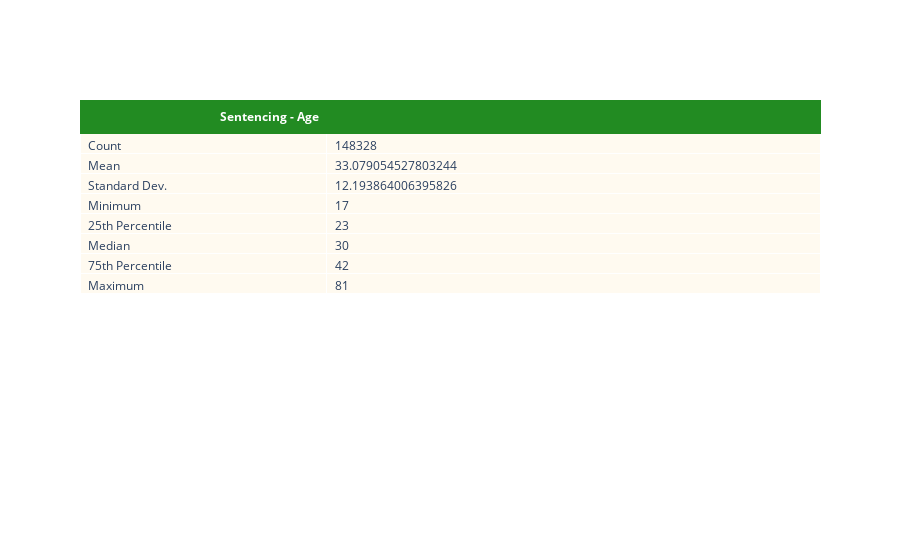
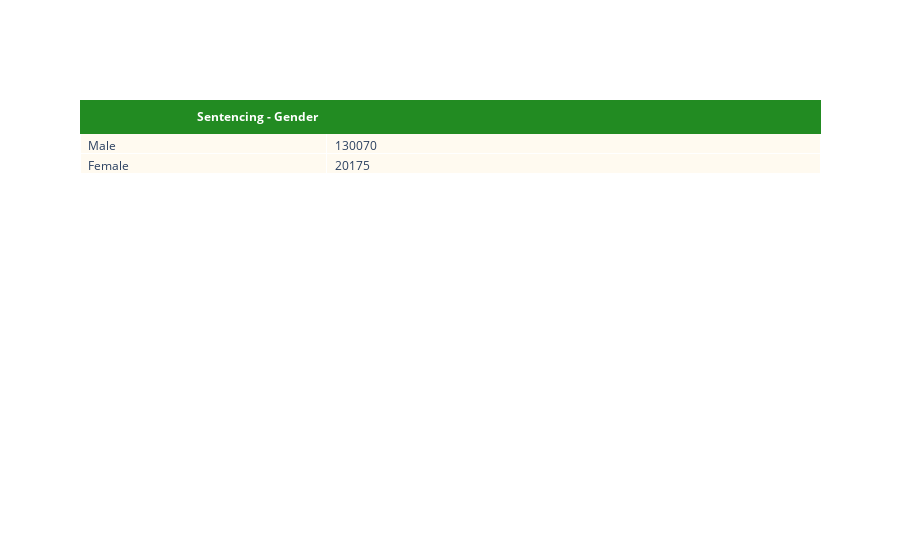
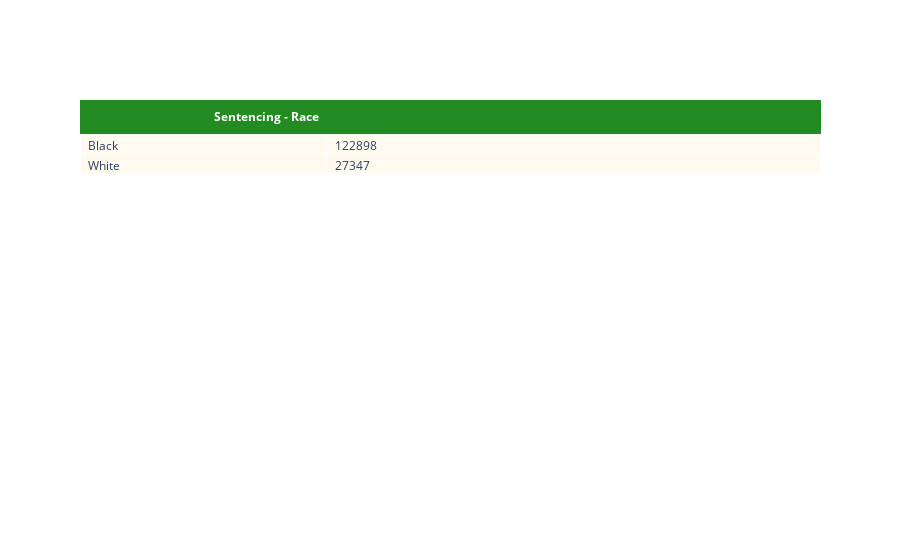

Here is the notebook cell these charts were saved with, in order:
### Code cell
##


## age table
sent_age_table = go.Figure(data=[go.Table(
    columnwidth=[1,2],
    header=dict(values=[['<b>Sentencing - Age</b>']],
                fill_color='ForestGreen',
                line_color='ForestGreen',
                align='right',
                font=dict(color='white')),
    cells=dict(values=[st_labs, age.Age],
               fill_color='FloralWhite',
               align='left'))
])
sent_age_table.show()

## gender table
sent_gender_table = go.Figure(data=[go.Table(
    columnwidth=[1,2],
    header=dict(values=[['<b>Sentencing - Gender</b>']],
                fill_color='ForestGreen',
                line_color='ForestGreen',
                align='right',
                font=dict(color='white')),
    cells=dict(values=[gender.index, gender.Gender],
               fill_color='FloralWhite',
               align='left'))
])
sent_gender_table.show()

## race table
sent_race_table = go.Figure(data=[go.Table(
    columnwidth=[1,2],
    header=dict(values=[['<b>Sentencing - Race</b>']],
                fill_color='ForestGreen',
                line_color='ForestGreen',
                align='right',
                font=dict(color='white')),
    cells=dict(values=[race.index, race.Race],
               fill_color='FloralWhite',
               align='left'))
])
sent_race_table.show()

### Figure 1 — Plotly figure (JSON) as saved in the notebook; plotly's stock layout.template omitted (floating-point values rounded to 4 significant figures)
{"data": [{"cells": {"align": "left", "fill": {"color": "FloralWhite"}, "values": [["Count", "Mean", "Standard Dev.", "Minimum", "25th Percentile", "Median", "75th Percentile", "Maximum"], [148328, 33.08, 12.19, 17, 23, 30, 42, 81]]}, "columnwidth": [1, 2], "header": {"align": "right", "fill": {"color": "ForestGreen"}, "font": {"color": "white"}, "line": {"color": "ForestGreen"}, "values": [["<b>Sentencing - Age</b>"]]}, "type": "table"}], "layout": {}}

### Figure 2 — Plotly figure (JSON) as saved in the notebook; plotly's stock layout.template omitted (floating-point values rounded to 4 significant figures)
{"data": [{"cells": {"align": "left", "fill": {"color": "FloralWhite"}, "values": [["Male", "Female"], [130070, 20175]]}, "columnwidth": [1, 2], "header": {"align": "right", "fill": {"color": "ForestGreen"}, "font": {"color": "white"}, "line": {"color": "ForestGreen"}, "values": [["<b>Sentencing - Gender</b>"]]}, "type": "table"}], "layout": {}}

### Figure 3 — Plotly figure (JSON) as saved in the notebook; plotly's stock layout.template omitted (floating-point values rounded to 4 significant figures)
{"data": [{"cells": {"align": "left", "fill": {"color": "FloralWhite"}, "values": [["Black", "White"], [122898, 27347]]}, "columnwidth": [1, 2], "header": {"align": "right", "fill": {"color": "ForestGreen"}, "font": {"color": "white"}, "line": {"color": "ForestGreen"}, "values": [["<b>Sentencing - Race</b>"]]}, "type": "table"}], "layout": {}}
